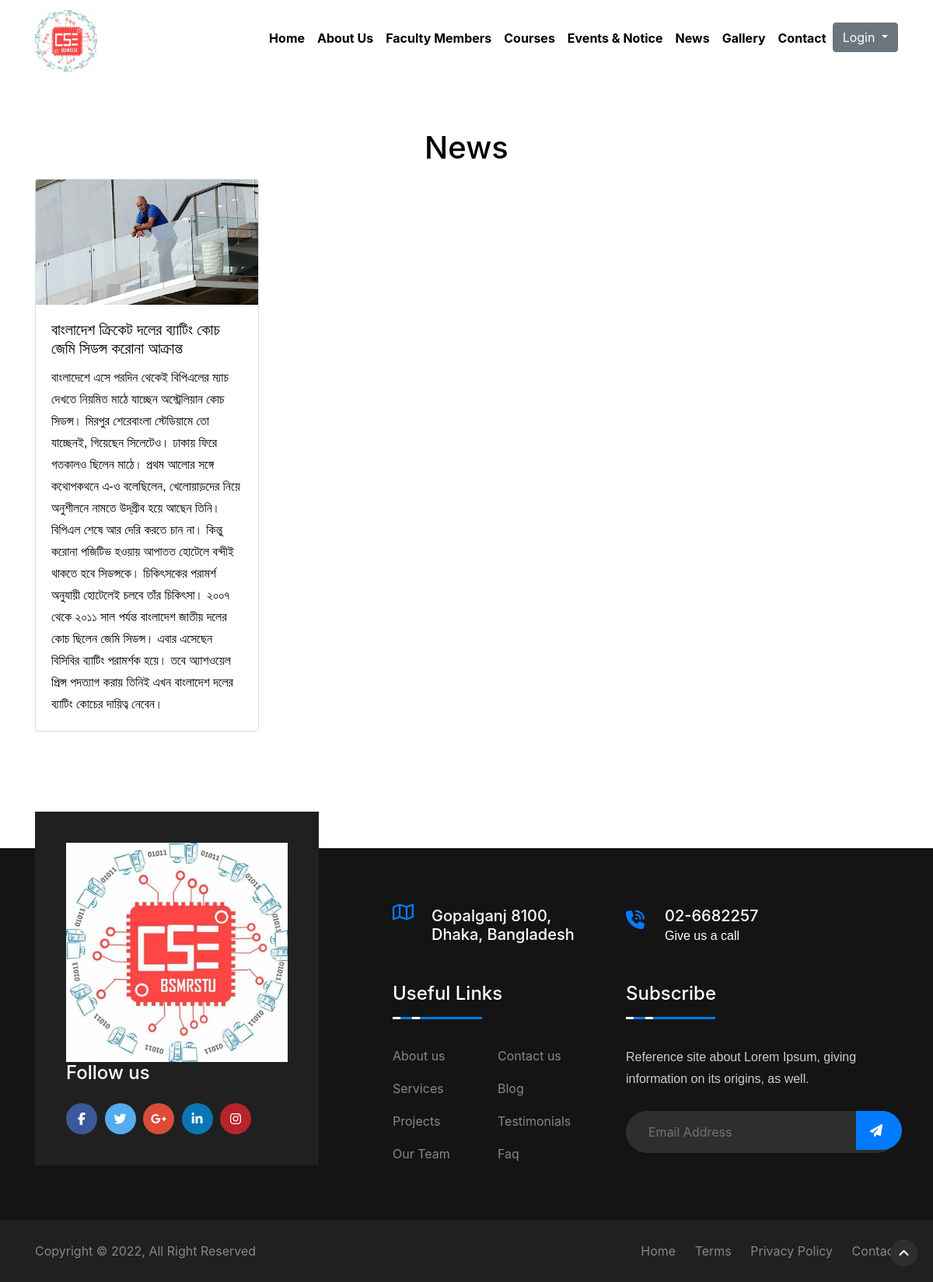
Page /news.php on the committed database.
### tables this page shows
CREATE TABLE `news` (
  `id` int(100) NOT NULL,
  `title` varchar(1000) NOT NULL,
  `blog` varchar(1000) NOT NULL,
  `img` varchar(1000) NOT NULL
);

### news.php (the view)
<?php
include "header.php";
?>
<div class="news" id="news" style="padding-top: 150px;padding-bottom: 150px;">
	<div class="container">
		<div class="row mb-2">
			<div class="col-12 text-center pt-3">
				<h1  style="color: black">News</h1>
			</div>
		</div>
				<div class="row">
<?php if ($result_std -> num_rows > 0)
		{
			while ( $data=$result_std -> fetch_assoc() ) {
				?>
					<div class="col-md-3">
						<div class="card" style="width: 18rem;">
							<img class="card-img-top" src="admin/blog_img/<?php echo $data['img']; ?>" alt="Card image cap">
							<div class="card-body">
								<h5 class="card-title" style="color: black"><?php echo $data['title']; ?> </h5>
								<p class="card-text" style="color: black"><?php echo $data['blog']; ?></p>
							</div>
						</div>
					</div>
			<?php } }?>
				</div>
			</div>
		</div>
<?php
include "footer.php";
?>

### css/style.css (style rules this page uses)
body { color: black; }

### footer.php (style rules this page uses)
body { color: #ccc }
p { font-family: 'Nunito', sans-serif; font-size: 16px; line-height: 28px; }

### rows in the picture
news: img (picture), title "বাংলাদেশ ক্রিকেট দলের ব্যাটিং কোচ জেমি সিডন্স করোনা আক্রান্ত", blog "বাংলাদেশে এসে পরদিন থেকেই বিপিএলের ম্যাচ দেখতে নিয়মিত মাঠে যাচ্ছেন অস্ট্রেলিয়ান কোচ সিডন্স। মিরপুর শেরেবাংলা স্টেডিয়ামে তো যাচ্ছেনই, গিয়েছেন সিলেটেও। ঢাকায় ফিরে গতকালও ছিলেন মাঠে। প্রথম আলোর সঙ্গে কথোপকথনে এ-ও বলেছিলেন, খেলোয়াড়দের নিয়ে অনুশীলনে নামতে উদ্‌গ্রীব হয়ে আছেন তিনি। বিপিএল শেষে আর দেরি করতে চান না। কিন্তু করোনা পজিটিভ হওয়ায় আপাতত হোটেলে বন্দীই থাকতে হবে সিডন্সকে। চিকিৎসকের পরামর্শ অনুযায়ী হোটেলেই চলবে তাঁর চিকিৎসা। ২০০৭ থেকে ২০১১ সাল পর্যন্ত বাংলাদেশ জাতীয় দলের কোচ ছিলেন জেমি সিডন্স। এবার এসেছেন বিসিবির ব্যাটিং পরামর্শক হয়ে। তবে অ্যাশওয়েল প্রিন্স পদত্যাগ করায় তিনিই এখন বাংলাদেশ দলের ব্যাটিং কোচের দায়িত্ব নেবেন।"
